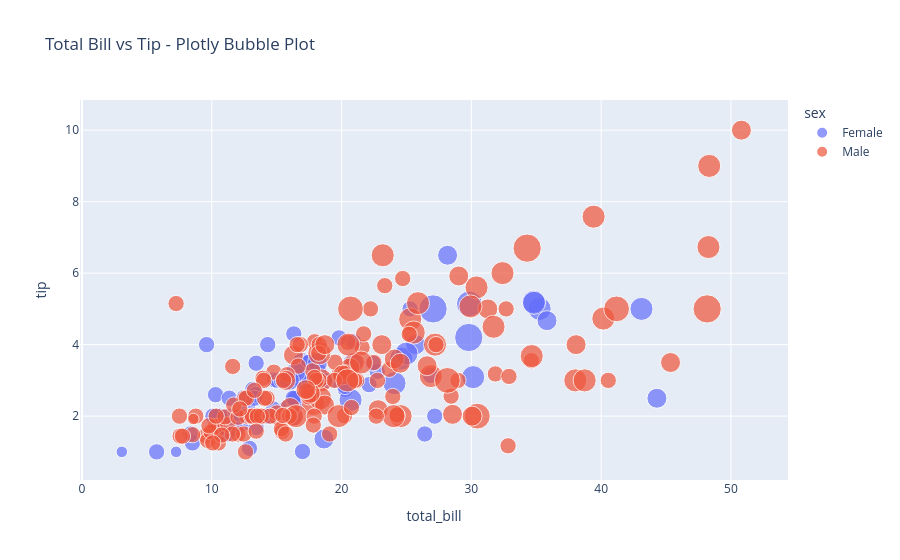

Notebook code cell kept with this figure:
### Markdown cell above
#### Plotly

### Code cell
import plotly.express as px
# Bubble Plot
fig = px.scatter(
    tips,
    x="total_bill",
    y="tip",
    size="size",
    color="sex",
    hover_name="day",
    title="Total Bill vs Tip - Plotly Bubble Plot"
)
# Display Plot
fig.show()

### Figure 1 — Plotly figure (JSON) as saved in the notebook; plotly's stock layout.template omitted (floating-point values rounded to 4 significant figures; data arrays with more than 128 entries replaced by an {"elided": "..."} marker saying what was removed)
{"data": [{"hovertemplate": "<b>%{hovertext}</b><br><br>sex=Female<br>total_bill=%{x}<br>tip=%{y}<br>size=%{marker.size}<extra></extra>", "hovertext": ["Sun", "Sun", "Sun", "Sun", "Sun", "Sun", "Sat", "Sat", "Sat", "Sat", "Sat", "Sat", "Sun", "Sun", "Sat", "Sat", "Sat", "Sat", "Sat", "Sat", "Sat", "Thur", "Thur", "Fri", "Fri", "Fri", "Fri", "Fri", "Sat", "Sat", "Sat", "Sat", "Sat", "Sun", "Sun", "Thur", "Thur", "Thur", "Thur", "Thur", "Thur", "Thur", "Thur", "Thur", "Thur", "Thur", "Thur", "Thur", "Thur", "Thur", "Thur", "Thur", "Thur", "Thur", "Thur", "Thur", "Thur", "Sun", "Sun", "Sun", "Sun", "Sun", "Sat", "Sat", "Sun", "Sun", "Sun", "Thur", "Thur", "Thur", "Thur", "Thur", "Thur", "Thur", "Sat", "Sat", "Sat", "Sat", "Sat", "Fri", "Fri", "Fri", "Fri", "Sat", "Sat", "Sat", "Thur"], "legendgroup": "Female", "marker": {"color": "#636efa", "size": [2, 4, 4, 2, 3, 3, 2, 2, 2, 2, 4, 3, 2, 4, 2, 2, 1, 3, 2, 2, 2, 1, 4, 2, 2, 2, 2, 2, 3, 2, 2, 2, 1, 3, 2, 2, 2, 4, 2, 2, 6, 2, 2, 2, 2, 2, 2, 2, 2, 2, 2, 2, 6, 2, 2, 3, 2, 5, 4, 2, 3, 2, 2, 2, 2, 3, 3, 2, 4, 2, 2, 2, 2, 3, 2, 2, 3, 2, 4, 2, 3, 2, 2, 2, 3, 2, 2], "sizemode": "area", "sizeref": 0.015, "symbol": "circle"}, "mode": "markers", "name": "Female", "orientation": "v", "showlegend": true, "type": "scatter", "x": [16.99, 24.59, 35.26, 14.83, 10.33, 16.97, 20.29, 15.77, 19.65, 15.06, 20.69, 16.93, 10.29, 34.81, 26.41, 16.45, 3.07, 17.07, 26.86, 25.28, 14.73, 10.07, 34.83, 5.75, 16.32, 22.75, 11.35, 15.38, 44.3, 22.42, 20.92, 14.31, 7.25, 25.71, 17.31, 10.65, 12.43, 24.08, 13.42, 12.48, 29.8, 14.52, 11.38, 20.27, 11.17, 12.26, 18.26, 8.51, 10.33, 14.15, 13.16, 17.47, 27.05, 16.43, 8.35, 18.64, 11.87, 29.85, 25.0, 13.39, 16.21, 17.51, 10.59, 10.63, 9.6, 20.9, 18.15, 19.81, 43.11, 13.0, 12.74, 13.0, 16.4, 16.47, 12.76, 13.27, 28.17, 12.9, 30.14, 13.42, 15.98, 16.27, 10.09, 22.12, 35.83, 27.18, 18.78], "xaxis": "x", "y": [1.01, 3.61, 5.0, 3.02, 1.67, 3.5, 2.75, 2.23, 3.0, 3.0, 2.45, 3.07, 2.6, 5.2, 1.5, 2.47, 1.0, 3.0, 3.14, 5.0, 2.2, 1.83, 5.17, 1.0, 4.3, 3.25, 2.5, 3.0, 2.5, 3.48, 4.08, 4.0, 1.0, 4.0, 3.5, 1.5, 1.8, 2.92, 1.68, 2.52, 4.2, 2.0, 2.0, 2.83, 1.5, 2.0, 3.25, 1.25, 2.0, 2.0, 2.75, 3.5, 5.0, 2.3, 1.5, 1.36, 1.63, 5.14, 3.75, 2.61, 2.0, 3.0, 1.61, 2.0, 4.0, 3.5, 3.5, 4.19, 5.0, 2.0, 2.01, 2.0, 2.5, 3.23, 2.23, 2.5, 6.5, 1.1, 3.09, 3.48, 3.0, 2.5, 2.0, 2.88, 4.67, 2.0, 3.0], "yaxis": "y"}, {"hovertemplate": "<b>%{hovertext}</b><br><br>sex=Male<br>total_bill=%{x}<br>tip=%{y}<br>size=%{marker.size}<extra></extra>", "hovertext": {"elided": "157 str values"}, "legendgroup": "Male", "marker": {"color": "#EF553B", "size": {"elided": "157 int values"}, "sizemode": "area", "sizeref": 0.015, "symbol": "circle"}, "mode": "markers", "name": "Male", "orientation": "v", "showlegend": true, "type": "scatter", "x": {"elided": "157 float values"}, "xaxis": "x", "y": {"elided": "157 float values"}, "yaxis": "y"}], "layout": {"legend": {"itemsizing": "constant", "title": {"text": "sex"}, "tracegroupgap": 0}, "title": {"text": "Total Bill vs Tip - Plotly Bubble Plot"}, "xaxis": {"anchor": "y", "domain": [0, 1], "title": {"text": "total_bill"}}, "yaxis": {"anchor": "x", "domain": [0, 1], "title": {"text": "tip"}}}}
